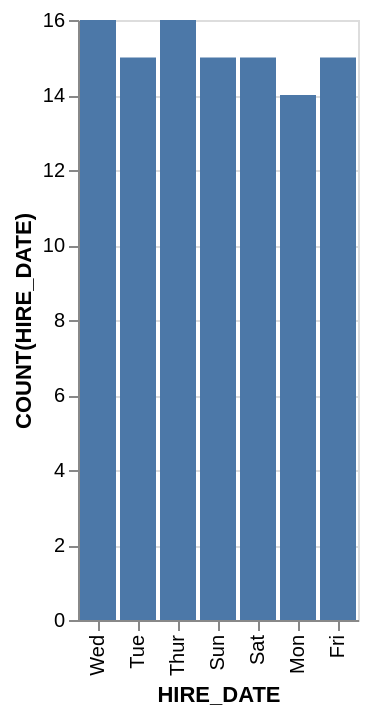

Write the Vega-Lite specification saved for this chart.
### Vega-Lite specification from a JSON file in a GitHub repository (floating-point values rounded to 4 significant figures)
{"data": {"values": [{"x_data": "Mon", "y_data": 14}, {"x_data": "Tue", "y_data": 15}, {"x_data": "Wed", "y_data": 16}, {"x_data": "Thur", "y_data": 16}, {"x_data": "Fri", "y_data": 15}, {"x_data": "Sat", "y_data": 15}, {"x_data": "Sun", "y_data": 15}]}, "mark": "bar", "encoding": {"x": {"field": "x_data", "type": "nominal", "title": "HIRE_DATE", "sort": "descending"}, "y": {"field": "y_data", "type": "quantitative", "title": "COUNT(HIRE_DATE)"}}}
